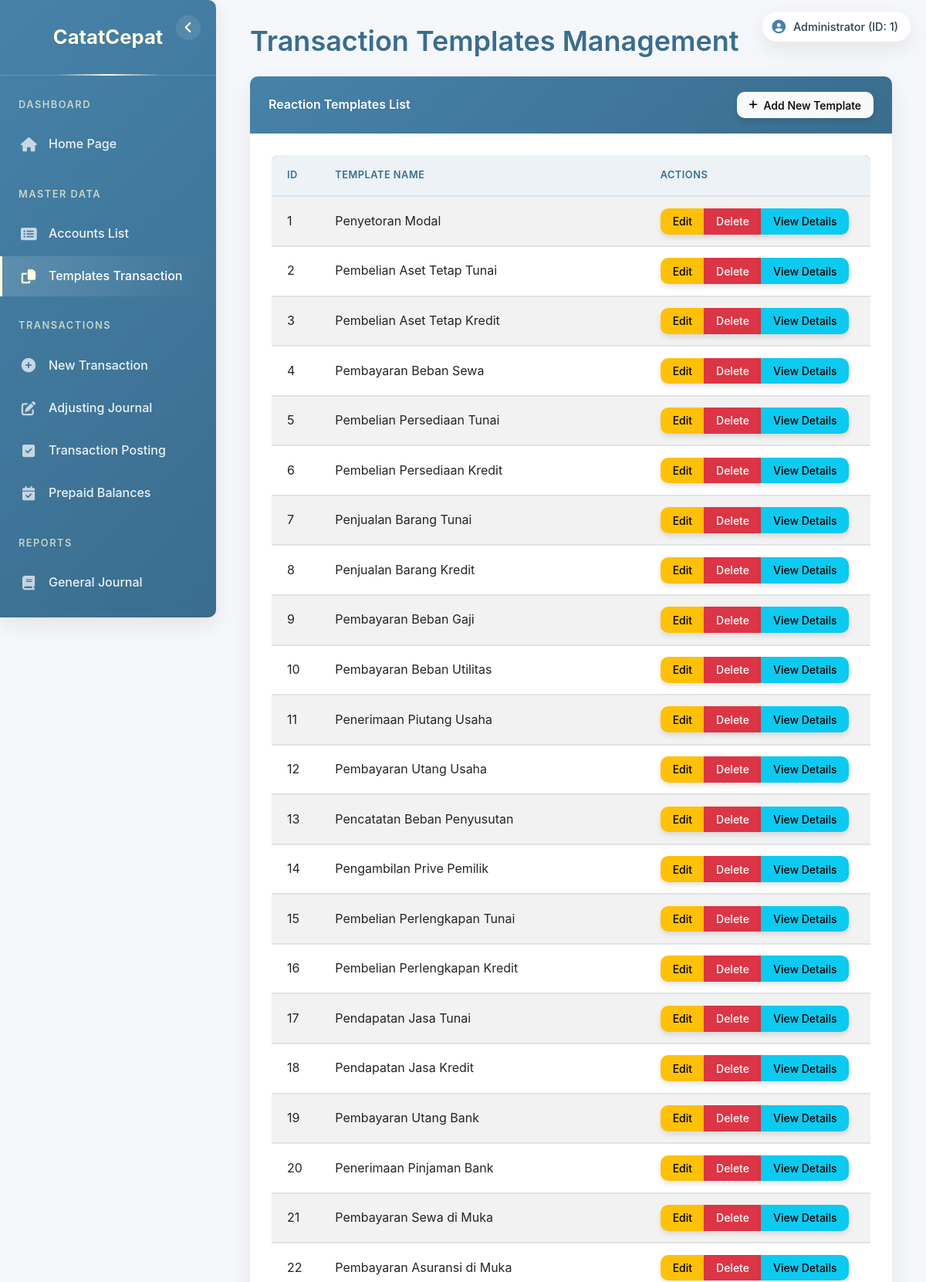
Screenshot of /index.php?page=reaksi (signed in, upper part) with the database file from the repository.
### tables this page shows
CREATE TABLE `users` (
  `id` int NOT NULL,
  `username` varchar(50) NOT NULL,
  `password` varchar(255) NOT NULL,
  `nama_lengkap` varchar(100) DEFAULT NULL,
  `roles` varchar(10) NOT NULL
);

CREATE TABLE `reaksi` (
  `id_reaksi` int NOT NULL,
  `nama_reaksi` varchar(100) NOT NULL
);

### pages/reaksi.php (the view, shortened to what this page needs)
<?php
$sql = "SELECT id_reaksi, nama_reaksi FROM reaksi ORDER BY id_reaksi";
$result = $conn->query($sql);
?>
<div class="row">
    <div class="col-md-12">
        <h1 class="mb-4">Transaction Templates Management</h1>
        <div class="card">
            <div class="card-header bg-primary text-white d-flex justify-content-between align-items-center">
                Reaction Templates List
                <a href="index.php?page=reaksi_form" class="btn btn-light btn-sm">
                    <i class="fas fa-plus"></i> Add New Template
                </a>
            </div>
            <div class="card-body">
                <div class="table-responsive">
                    <table class="table table-striped table-hover">
                        <thead>
                            <tr>
                                <th>ID</th>
                                <th>Template Name</th>
                                <th>Actions</th>
                            </tr>
                        </thead>
                        <tbody>
                            <?php
                            if ($result->num_rows > 0) {
                                while ($row = $result->fetch_assoc()) {
                                    echo "<tr>";
                                    echo "<td>" . htmlspecialchars($row['id_reaksi']) . "</td>";
                                    echo "<td>" . htmlspecialchars($row['nama_reaksi']) . "</td>";
                                    echo "<td>
                                            <div class='btn-group' role='group'>
                                                <a href='index.php?page=reaksi_form&id=" . $row['id_reaksi'] . "' class='btn btn-sm btn-warning'>Edit</a>
                                                <a href='index.php?page=reaksi&delete=" . $row['id_reaksi'] . "'
                                                   class='btn btn-sm btn-danger'
                                                   onclick='return confirm(\"Are you sure you want to delete this template? This cannot be undone.\")'>Delete</a>
                                                <a href='index.php?page=reaksi_detail&id=" . $row['id_reaksi'] . "' class='btn btn-sm btn-info'>View Details</a>
                                            </div>
                                          </td>";
                                    echo "</tr>";
                                }
                            } else {
                                echo "<tr><td colspan='3' class='text-center'>No reaction templates found</td></tr>";
                            }
                            ?>
                        </tbody>
                    </table>
                </div>
            </div>
        </div>
    </div>
</div>

### index.php (shortened to what this page needs)
<?php
include "config/connect.php";
$page = isset($_GET['page']) ? $_GET['page'] : 'home';
$user_id = 0;
$nama_lengkap = $_SESSION['nama_lengkap'] ?? $_SESSION['username'];
$username = $_SESSION['username'];
$sql = "SELECT id FROM users WHERE username = ?";
$stmt = $conn->prepare($sql);
$stmt->bind_param("s", $username);
$stmt->execute();
$result = $stmt->get_result();
if ($user = $result->fetch_assoc()) {
    $user_id = $user['id'];
}
?>
<!DOCTYPE html>
<html lang="en">
<head>
    <link href="https://cdn.jsdelivr.net/npm/bootstrap@5.3.0-alpha1/dist/css/bootstrap.min.css" rel="stylesheet">
    <link rel="stylesheet" href="https://cdnjs.cloudflare.com/ajax/libs/font-awesome/6.4.0/css/all.min.css">
    <link rel="stylesheet" href="style.css">
</head>
<body>
    <div class="user-info">
        <i class="fas fa-user-circle"></i>
        <span><?php echo htmlspecialchars($nama_lengkap); ?> (ID: <?php echo htmlspecialchars($user_id); ?>)</span>
    </div>
    <div class="sidebar" id="sidebar">
        <button class="minimize-toggle" id="minimizeToggle">
            <i class="fas fa-angle-left"></i>
        </button>
        <div class="sidebar-brand">
            <span class="brand-full">CatatCepat</span>
        </div>
        <ul class="sidebar-nav">
            <li class="nav-section-title">Dashboard</li>
            <li class="nav-item">
                <a class="nav-link <?php echo $page == 'home' ? 'active' : ''; ?>" href="index.php">
                    <i class="fas fa-home"></i>
                    <span>Home Page</span>
                </a>
            </li>
            <li class="nav-section-title">Master Data</li>
            <li class="nav-item">
                <a class="nav-link <?php echo $page == 'accounts' ? 'active' : ''; ?>" href="index.php?page=accounts">
                    <i class="fas fa-list-alt"></i>
                    <span>Accounts List</span>
                </a>
            </li>
            <li class="nav-item">
                <a class="nav-link <?php echo $page == 'reaksi' ? 'active' : ''; ?>" href="index.php?page=reaksi">
                    <i class="fas fa-copy"></i>
                    <span>Templates Transaction</span>
                </a>
            </li>
            <li class="nav-section-title">Transactions</li>
            <li class="nav-item">
                <a class="nav-link <?php echo $page == 'input_transaction' ? 'active' : ''; ?>" href="index.php?page=input_transaction">
                    <i class="fas fa-plus-circle"></i>
                    <span>New Transaction</span>
                </a>
            </li>
            <li class="nav-item">
                <a class="nav-link <?php echo $page == 'adjusting_journal' ? 'active' : ''; ?>" href="index.php?page=adjusting_journal">
                    <i class="fas fa-edit"></i>
                    <span>Adjusting Journal</span>
                </a>
            </li>
            <li class="nav-item">
                <a class="nav-link <?php echo $page == 'posting' ? 'active' : ''; ?>" href="index.php?page=posting">
                    <i class="fas fa-check-square"></i>
                    <span>Transaction Posting</span>
                </a>
            </li>
            <li class="nav-item">
                <a class="nav-link <?php echo $page == 'prepaid_balances' ? 'active' : ''; ?>" href="index.php?page=prepaid_balances">
                    <i class="fas fa-calendar-check"></i>
                    <span>Prepaid Balances</span>
                </a>
            </li>
            <li class="nav-section-title">Reports</li>
            <li class="nav-item">
                <a class="nav-link <?php echo $page == 'journal' ? 'active' : ''; ?>" href="index.php?page=journal">
                    <i class="fas fa-book"></i>
                    <span>General Journal</span>
                </a>
            </li>
            <li class="nav-item">
                <a class="nav-link <?php echo $page == 'ledger' ? 'active' : ''; ?>" href="index.php?page=ledger">
                    <span>General Ledger</span>
                </a>
            </li>
        </ul>
    </div>
    <div class="main-content">
        <div class="container-fluid">
            <?php
            switch ($page) {
                case 'reaksi':
                    include 'pages/reaksi.php';
                    break;
            }
            ?>
        </div>
    </div>
</body>
</html>

### rows the page displays
users: id "1"
reaksi: id_reaksi "1", nama_reaksi "Penyetoran Modal"
reaksi: id_reaksi "2", nama_reaksi "Pembelian Aset Tetap Tunai"
reaksi: id_reaksi "3", nama_reaksi "Pembelian Aset Tetap Kredit"
reaksi: id_reaksi "4", nama_reaksi "Pembayaran Beban Sewa"
reaksi: id_reaksi "5", nama_reaksi "Pembelian Persediaan Tunai"
reaksi: id_reaksi "6", nama_reaksi "Pembelian Persediaan Kredit"
reaksi: id_reaksi "7", nama_reaksi "Penjualan Barang Tunai"
reaksi: id_reaksi "8", nama_reaksi "Penjualan Barang Kredit"
reaksi: id_reaksi "9", nama_reaksi "Pembayaran Beban Gaji"
reaksi: id_reaksi "10", nama_reaksi "Pembayaran Beban Utilitas"
reaksi: id_reaksi "11", nama_reaksi "Penerimaan Piutang Usaha"
reaksi: id_reaksi "12", nama_reaksi "Pembayaran Utang Usaha"
reaksi: id_reaksi "13", nama_reaksi "Pencatatan Beban Penyusutan"
reaksi: id_reaksi "14", nama_reaksi "Pengambilan Prive Pemilik"
reaksi: id_reaksi "15", nama_reaksi "Pembelian Perlengkapan Tunai"
reaksi: id_reaksi "16", nama_reaksi "Pembelian Perlengkapan Kredit"
reaksi: id_reaksi "17", nama_reaksi "Pendapatan Jasa Tunai"
reaksi: id_reaksi "18", nama_reaksi "Pendapatan Jasa Kredit"
reaksi: id_reaksi "19", nama_reaksi "Pembayaran Utang Bank"
reaksi: id_reaksi "20", nama_reaksi "Penerimaan Pinjaman Bank"
reaksi: id_reaksi "21", nama_reaksi "Pembayaran Sewa di Muka"
reaksi: id_reaksi "22", nama_reaksi "Pembayaran Asuransi di Muka"

### other values shown
$nama_lengkap "Administrator"
